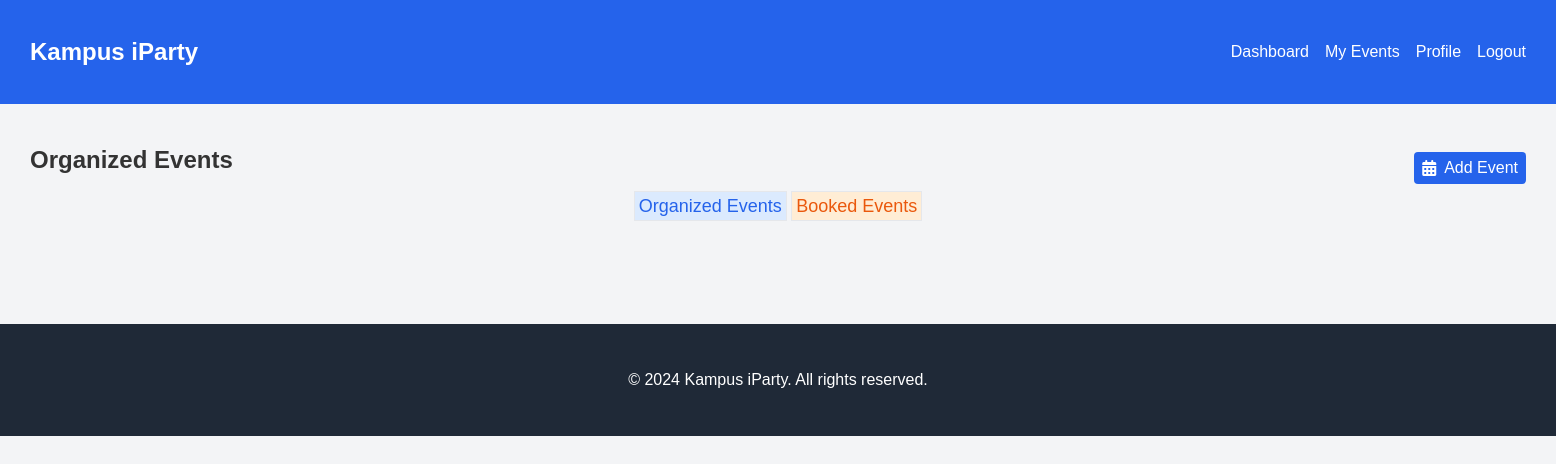
Before: /events/my-events/ (signed in) with the older database file.
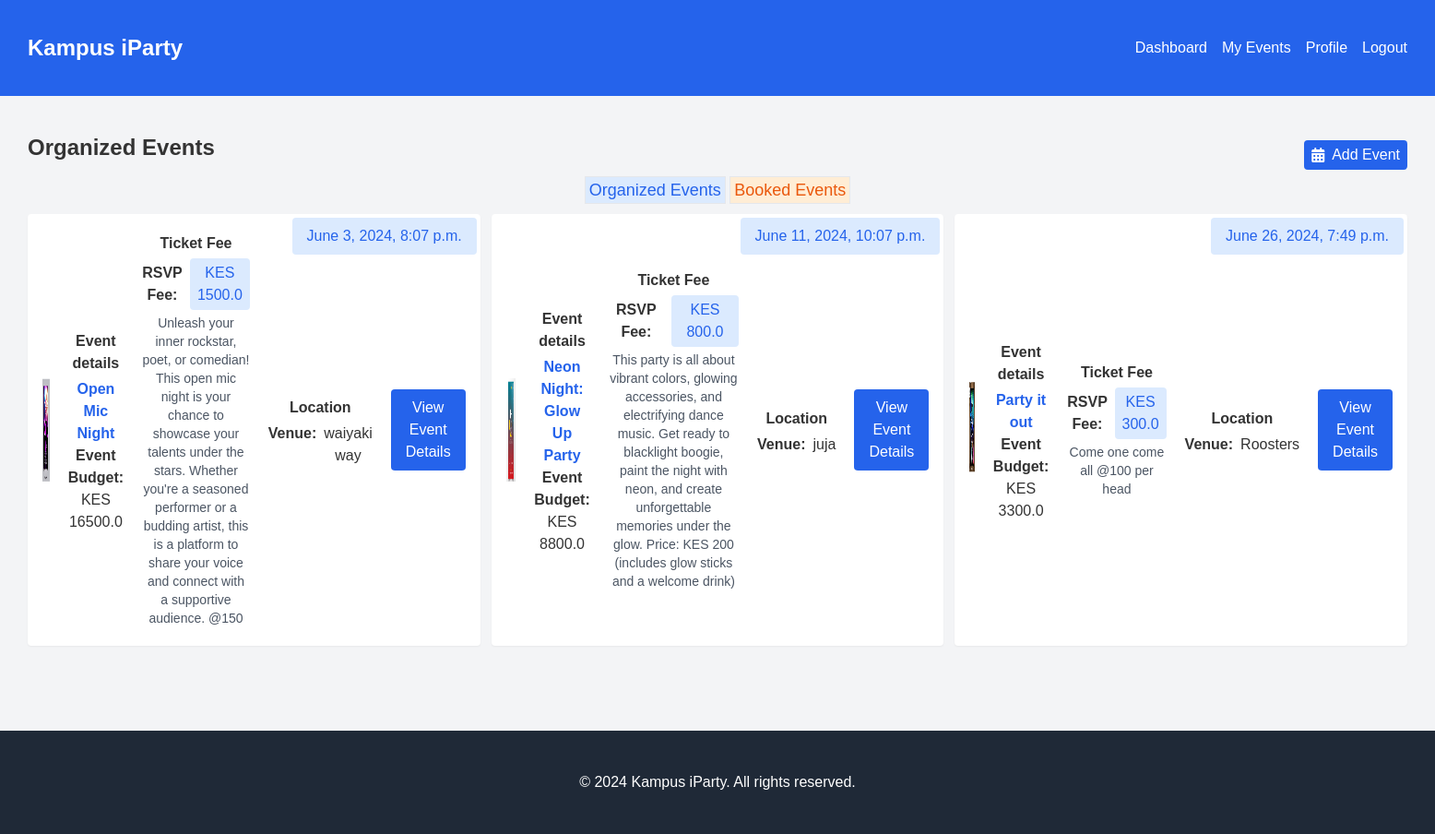
After: the same page with the newer database file.
### events/models.py (models this page shows, shortened)
class Event(models.Model):
    title = models.CharField(max_length=100)
    description = models.TextField()
    date = models.DateTimeField()
    location = models.CharField(max_length=100)
    campus = models.ForeignKey('campus.Campus', on_delete=models.CASCADE)
    attendees = models.ManyToManyField('users.CustomUser', blank=True, related_name='event_attendees')
    created_by = models.ForeignKey('users.CustomUser', on_delete=models.CASCADE, related_name='event_creator')
    created_at = models.DateTimeField(auto_now_add=True)
    updated_at = models.DateTimeField(auto_now=True)
    poster = models.ImageField(upload_to='event_posters/', blank=True)
    slots = models.IntegerField(default=1)
    budget_amount = models.FloatField(default=0.0)
    charges = models.FloatField(default=0.0, editable=False)
    total_budget_amount = models.FloatField(default=0.0)

### events/views.py (the view)
# urls.py: path('my-events/', views.event_list, name='user_events'),
@login_required
def event_list(request):
    user = request.user
    events = Event.objects.filter(created_by=user.id).order_by('-created_at')
    context = {'events': events}
    return render(request, 'user_events.html', context)

### templates/user_events.html (shortened to what this page needs)
{% extends 'base.html' %}
{% block content %}
<section>
  <div class="flex justify-between items-center">
    <h3 class="text-2xl font-bold mb-4 my-auto">Organized Events</h3>
    <a href="{% url 'events:create_event' %}" class="bg-blue-600 px-2 py-1 rounded text-white hover:bg-gray-900 block flex gap-2 items-center">
      <i class="fa fa-calendar" aria-hidden="true"></i>
      <h6 class="my-auto">Add Event</h6>
    </a>
  </div>
   <div>
    <a href="{% url 'events:user_events' %}" class="bg-blue-100 p-1 text-blue-600 text-lg border">Organized Events</a>
    <a href="{% url 'bookings:user_bookings' %}" class="bg-orange-100 p-1 text-orange-600 text-lg border">Booked Events</a>
  </div>
    <section class="w-full my-3 flex gap-3">
    {% for event in events %}
      <div class="w-full bg-white rounded shadow-sm p-4 flex items-center gap-5 relative">
        <h3 class="bg-blue-100 text-blue-600 rounded px-4 py-2 absolute top-1 right-1">{{event.date}}</h3>
        <div class="flex gap-3 items-center">
          <img src="{{event.poster.url}}" alt="{{booking.event.title}}" class="h-28">
        </div>
        <div>
             <h2 class="font-semibold py-1">Event details</h2>
              <h1 class="font-semibold text-blue-600">{{event.title}}</h1>
              <h4><strong>Event Budget: </strong>KES {{event.total_budget_amount}}</h4>
        </div>
        <div class="">
             <h2 class="font-semibold py-1">Ticket Fee</h2>
              <div class="flex gap-2 items-center">
                <h6 class="font-semibold">RSVP Fee: </h6>
                <h6 class="bg-blue-100 text-blue-600 rounded px-2 py-1">KES {{event.charges}}</h6>
              </div>
              <p class="text-sm text-gray-600 py-1">{{event.description}}</p>
        </div>
        <div class="">
             <h2 class="font-semibold py-1">Location</h2>
              <div class="flex gap-2">
                <h6 class="font-semibold">Venue: </h6>
                <h6>{{event.location}}</h6>
              </div>
        </div>
        <a href="{% url 'events:event_details' pk=event.id %}" class="bg-blue-600 rounded px-4 py-2 text-white h-auto">View Event Details</a>
      </div>
    {% endfor %}
  </section>
</section>
{% endblock %}

Changed rows visible on the page:
added Event: date "June 3, 2024, 8:07 p.m.", poster (picture), title "Open Mic Night", total_budget_amount "16500.0", charges "1500.0", description "Unleash your inner rockstar, poet, or comedian! This open mic night is your chance to showcase your talents under the stars. Whether you're a seasoned performer or a budding artist, this is a platform to share your voice and connect with a supportive audience. @150", location "waiyaki way"
added Event: date "June 11, 2024, 10:07 p.m.", poster (picture), title "Neon Night: Glow Up Party", total_budget_amount "8800.0", charges "800.0", description "This party is all about vibrant colors, glowing accessories, and electrifying dance music. Get ready to blacklight boogie, paint the night with neon, and create unforgettable memories under the glow. Price: KES 200 (includes glow sticks and a welcome drink)", location "juja"
added Event: date "June 26, 2024, 7:49 p.m.", poster (picture), title "Party it out", total_budget_amount "3300.0", charges "300.0", description "Come one come all @100 per head", location "Roosters"
